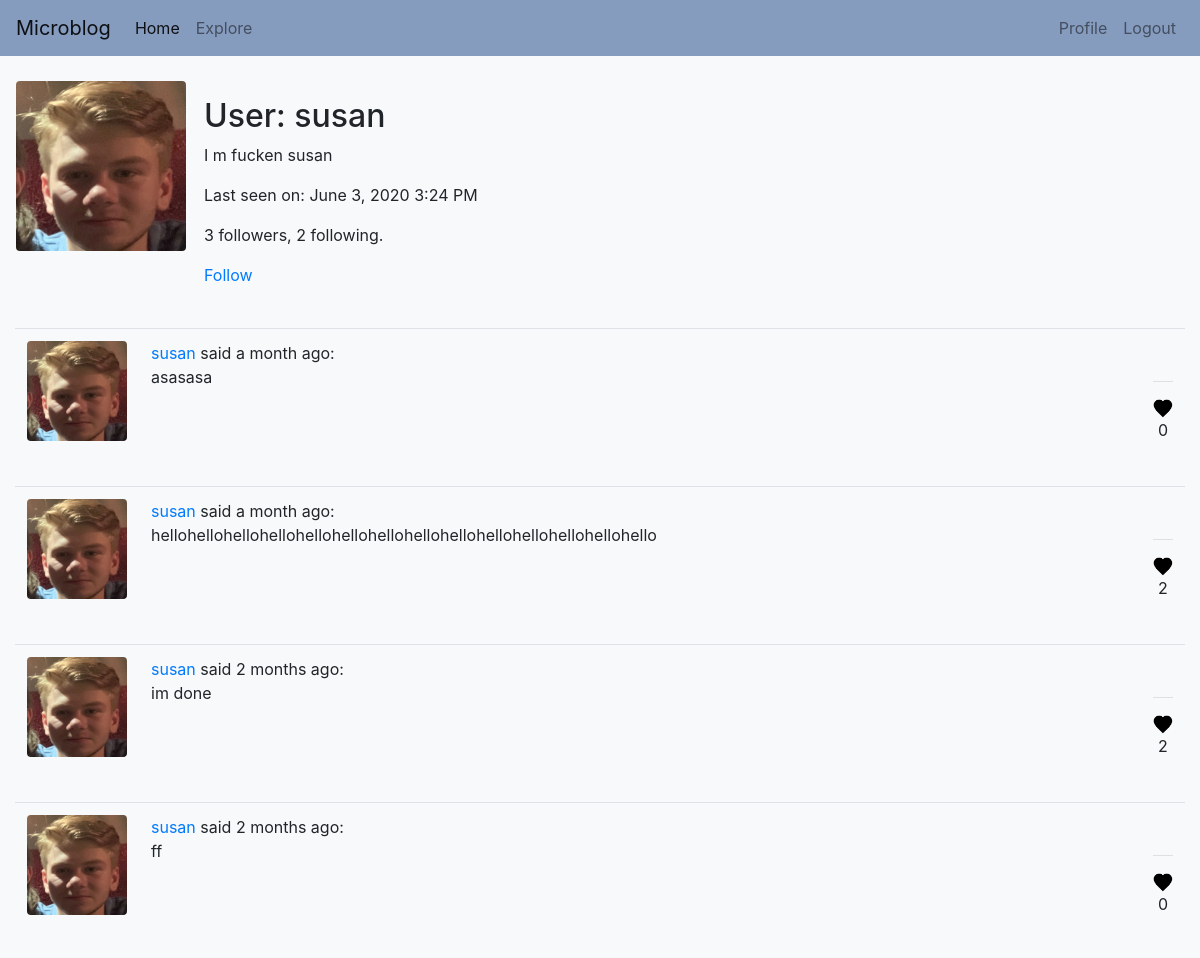
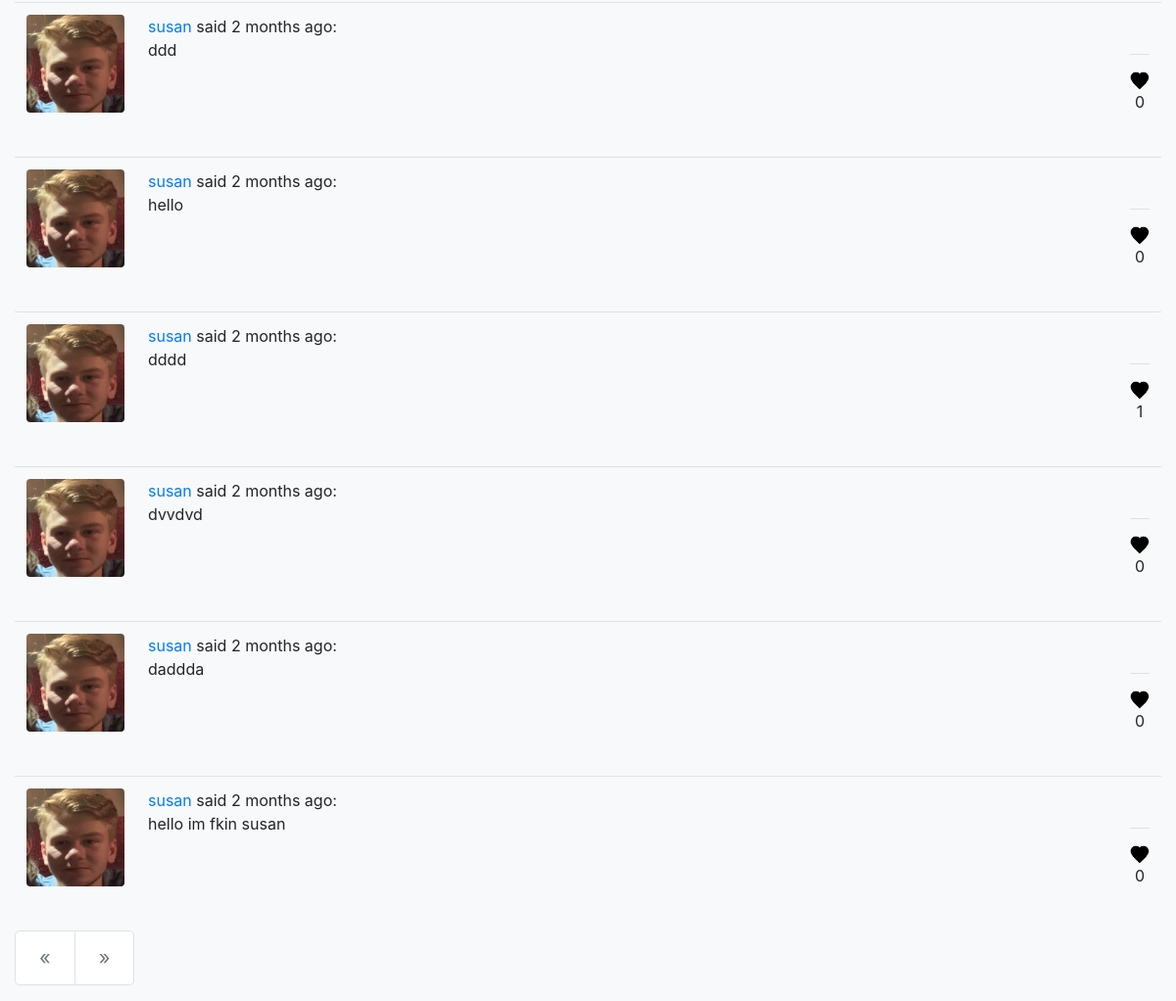
Screenshot of /user/susan (signed in) with the database file from the repository (2 pictures, top to bottom).
### app/models.py (models this page shows, shortened)
class User(UserMixin, db.Model):
    __table_args__ = {'extend_existing': True}
    id = db.Column(db.Integer, primary_key=True)
    username = db.Column(db.String(64), index=True, unique=True)
    email = db.Column(db.String(120), index=True, unique=True)
    password_hash = db.Column(db.String(128))
    posts = db.relationship('Post', backref='author', lazy='dynamic')
    about_me = db.Column(db.String(140))
    last_seen = db.Column(db.DateTime, default=datetime.utcnow)
    ava = db.Column(db.String(20), index=True, default='default.jpg')
    followed = db.relationship(
        'User', secondary=followers,
        primaryjoin=(followers.c.follower_id == id),
        secondaryjoin=(followers.c.followed_id == id),
        backref=db.backref('followers', lazy='dynamic'), lazy='dynamic')
    def is_following(self, user):
        return self.followed.filter(
            followers.c.followed_id == user.id).count() > 0

class Post(db.Model):
    __table_args__ = {'extend_existing': True}
    id = db.Column(db.Integer, primary_key=True)
    body = db.Column(db.String(140))
    timestamp = db.Column(db.DateTime, index=True, default=datetime.utcnow)
    user_id = db.Column(db.Integer, db.ForeignKey('user.id'))
    comments = db.relationship('Comment', backref='comment', lazy='dynamic')

### app/routes.py (the view)
@app.route('/user/<username>')
@login_required
def user(username):
    user = User.query.filter_by(username=username).first_or_404()
    user_id = user.id
    image_file = url_for('static', filename='pics/' + user.ava)
    page = request.args.get('page', 1, type=int)
    posts = Post.query.filter_by(user_id=user_id).order_by(Post.timestamp.desc()).paginate(
        page, app.config['POSTS_PER_PAGE'], False)
    next_url = url_for('user', username=username, page=posts.next_num) \
        if posts.has_next else None
    prev_url = url_for('user', username=username, page=posts.prev_num) \
        if posts.has_prev else None
    return render_template('user.html', title='Profile', user=user, posts=posts.items,
                           next_url=next_url, prev_url=prev_url, image_file=image_file, Like=Like, user_url=True)

### app/models.py (called while the page is built)
@login.user_loader
def load_user(id):
    return User.query.get(int(id))

### app/routes.py (called while the page is built)
@app.before_request
def before_request():
    if current_user.is_authenticated:
        current_user.last_seen = datetime.utcnow()
        db.session.commit()
    g.locale = str(get_locale())

### app/templates/user.html
{% extends "base.html" %}
{% block content %}
    <table>
        <tr valign="top">
            <td>
                <img class='rounded' src="{{ image_file }}" height=170px" width="170px">
            </td>
            <td>
                <div class="ml-3 pt-3">
                    <h2>{{ _('User: %(username)s', username=user.username) }}</h2>
                    {% if user.about_me %}
                        <p>{{ user.about_me }}</p>
                    {% endif %}
                    {% if user.last_seen %}
                        <p>{{ _('Last seen on: %(when)s', when=moment(user.last_seen).format('LLL')) }}</p>
                    {% endif %}
                    <p>{{ _('%(followers)s followers, %(following)s following.',
                        followers=user.followers.count(), following=user.followed.count()) }}</p>
                    {% if user == current_user %}
                        <p><a href="{{ url_for('edit_profile') }}">{{ _('Edit your profile') }}</a></p>
                    {% elif not current_user.is_following(user) %}
                        <p><a href="{{ url_for('follow', username=user.username) }}">{{ _('Follow') }}</a></p>
                    {% else %}
                        <p><a href="{{ url_for('unfollow', username=user.username) }}">{{ _('Unfollow') }}</a></p>
                    {% endif %}
                </div>
            </td>
        </tr>
    </table>
    <br>
    {% for post in posts %}
        {% include '_post.html' %}
    {% endfor %}
    <nav aria-label="Page navigation example">
      <ul class="pagination pagination-lg">
        {% if prev_url %}
            <li class="page-item">
              <a class="page-link" href="{{ prev_url }}" aria-label="Previous">
                <span aria-hidden="true">&laquo;</span>
              </a>
            </li>
        {% else %}
            <li class="page-item disabled">
              <a class="page-link" href="#" tabindex="-1" aria-label="Previous" aria-disabled="true">
                  <span aria-hidden="true">&laquo;</span>
              </a>
            </li>
        {% endif %}
        {% if next_url %}
            <li class="page-item">
              <a class="page-link" href="{{ next_url }}" aria-label="Next">
                <span aria-hidden="true">&raquo;</span>
              </a>
            </li>
        {% else %}
            <li class="page-item disabled">
              <a class="page-link" href="#" tabindex="-1" aria-label="Next" aria-disabled="true">
                  <span aria-hidden="true">&raquo;</span>
              </a>
            </li>
        {% endif %}
      </ul>
    </nav>
{% endblock %}

### app/templates/_post.html (shortened to what this page needs)
<table class="table table-hover">
    <tr valign="top">
        <div class="col-1">
            <td width="70px">
                <a href="{{ url_for('user', username=post.author.username) }}">
                    <img class="rounded" src="{{ url_for('static', filename='pics/' + post.author.ava) }}" height="100px" width="100px">
                </a>
            </td>
        </div>
        <div class="col-2">
            <td>
                {{ _('%(username)s said %(when)s',
                username=user_link, when=moment(post.timestamp).fromNow()) }}:
                <br>
                <div class="check">{{ post.body }}</div>
            </td>
        </div>
        <div class="col-sm-3">
            <td width="40px">
                <br>
                <hr>
                {% if user_url %}
                    {% if Like.query.filter_by(post_id=post.id, liked_id=current_user.id).first() == None %}
                     <a href="{{ url_for('like_user', username=post.author.username, post=post.id) }}">
                            <span>
                            <img alt="Like post"
                                 align="right" src="{{ url_for('static', filename='like.png') }}"
                                 height="20px" width="20px">
                            </span>
                     </a>
                    <p align="center">{{ Like.query.filter_by(post_id=post.id).all()|length-1 }}</p>
                    {% endif %}
                {% endif %}
            </td>
        </div>
    </tr>
</table>

### rows the page displays
User: about_me "I m fucken susan"
Post: ava (picture), body "asasasa", query.filter_by|length "0"
Post: ava (picture), body "hellohellohellohellohellohellohellohellohellohellohellohellohellohello", query.filter_by|length "2"
Post: ava (picture), body "im done", query.filter_by|length "2"
Post: ava (picture), body "ff", query.filter_by|length "0"
Post: ava (picture), body "ddd", query.filter_by|length "0"
Post: ava (picture), body "hello", query.filter_by|length "0"
Post: ava (picture), body "dddd", query.filter_by|length "1"
Post: ava (picture), body "dvvdvd", query.filter_by|length "0"
Post: ava (picture), body "daddda", query.filter_by|length "0"
Post: ava (picture), body "hello im fkin susan", query.filter_by|length "0"
